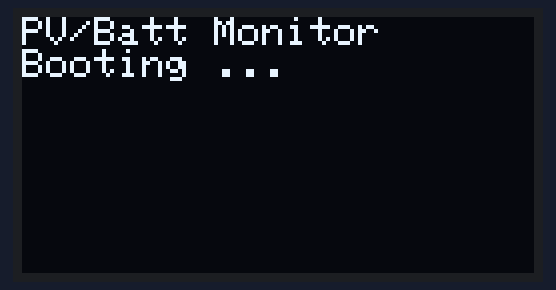
The sketch below on a simulated Arduino Uno, built with avr-gcc and run on an emulated ATmega328P. On the bench: 128×64 one-colour display.

Above: at 0.1 s.
At 2.1 s:
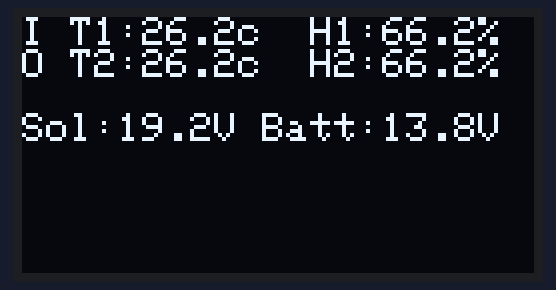

The sketch:

oled_test.ino
```cpp
#define OLED_DC 11
#define OLED_CS 12
#define OLED_CLK 10
#define OLED_MOSI 9
#define OLED_RESET 13

#include <Adafruit_GFX.h>
#include <Adafruit_SSD1306.h>

Adafruit_SSD1306 display(OLED_MOSI, OLED_CLK, OLED_DC, OLED_RESET, OLED_CS);

void setup()   {
  Serial.begin(9600);

  // by default, we'll generate the high voltage from the 3.3v line internally! (neat!)
  display.begin(SSD1306_SWITCHCAPVCC);
  // init done

  display.clearDisplay();  // clears the screen and buffer
  display.setTextSize(1);
  display.setTextColor(WHITE);
  display.setCursor(0,0);
  display.println("PV/Batt Monitor");
  display.println("Booting ...");
  display.display();

  delay(2000);

  float t1 = 26.2;
  float t2 = 28.5;
  float h1 = 66.2;
  float h2 = 90.2;
  float solvolts = 19.2;
  float batvolts = 13.8;

  // text display tests
  display.clearDisplay();
  display.setTextSize(1);
  display.setTextColor(WHITE);
  display.setCursor(0,0);
  display.print("I T1:");
  display.print(t1,1);
  display.print("c  H1:");
  display.print(h1,1);
  display.println("%");

  display.print("O T2:");
  display.print(t1,1);
  display.print("c  H2:");
  display.print(h1,1);
  display.println("%");

  display.println();
  display.print("Sol:");
  display.print(solvolts,1);
  display.print("V Batt:");
  display.print(batvolts,1);
  display.println("V");
  display.display();
}

void loop() {

}
```
